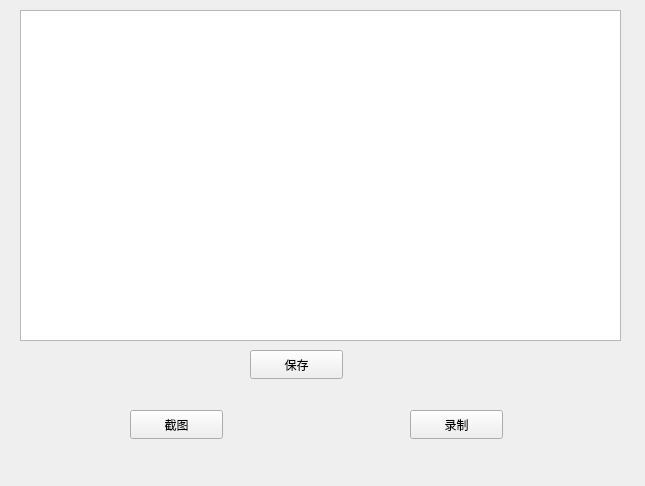
<?xml version="1.0" encoding="UTF-8"?>
<ui version="4.0">
 <class>Widget</class>
 <widget class="QWidget" name="Widget">
  <property name="geometry">
   <rect>
    <x>0</x>
    <y>0</y>
    <width>645</width>
    <height>486</height>
   </rect>
  </property>
  <property name="sizePolicy">
   <sizepolicy hsizetype="Fixed" vsizetype="Fixed">
    <horstretch>0</horstretch>
    <verstretch>0</verstretch>
   </sizepolicy>
  </property>
  <property name="windowTitle">
   <string>Widget</string>
  </property>
  <widget class="QWidget" name="widget" native="true">
   <property name="geometry">
    <rect>
     <x>90</x>
     <y>390</y>
     <width>431</width>
     <height>71</height>
    </rect>
   </property>
   <widget class="QPushButton" name="screenshotButton">
    <property name="geometry">
     <rect>
      <x>40</x>
      <y>20</y>
      <width>93</width>
      <height>29</height>
     </rect>
    </property>
    <property name="text">
     <string>截图</string>
    </property>
   </widget>
   <widget class="QPushButton" name="videoButton">
    <property name="geometry">
     <rect>
      <x>320</x>
      <y>20</y>
      <width>93</width>
      <height>29</height>
     </rect>
    </property>
    <property name="text">
     <string>录制</string>
    </property>
   </widget>
  </widget>
  <widget class="QGraphicsView" name="graphicsView">
   <property name="geometry">
    <rect>
     <x>20</x>
     <y>10</y>
     <width>601</width>
     <height>331</height>
    </rect>
   </property>
   <property name="sizePolicy">
    <sizepolicy hsizetype="Fixed" vsizetype="Fixed">
     <horstretch>0</horstretch>
     <verstretch>0</verstretch>
    </sizepolicy>
   </property>
  </widget>
  <widget class="QPushButton" name="saveButton">
   <property name="geometry">
    <rect>
     <x>250</x>
     <y>350</y>
     <width>93</width>
     <height>29</height>
    </rect>
   </property>
   <property name="text">
    <string>保存</string>
   </property>
  </widget>
 </widget>
 <resources/>
 <connections/>
</ui>
